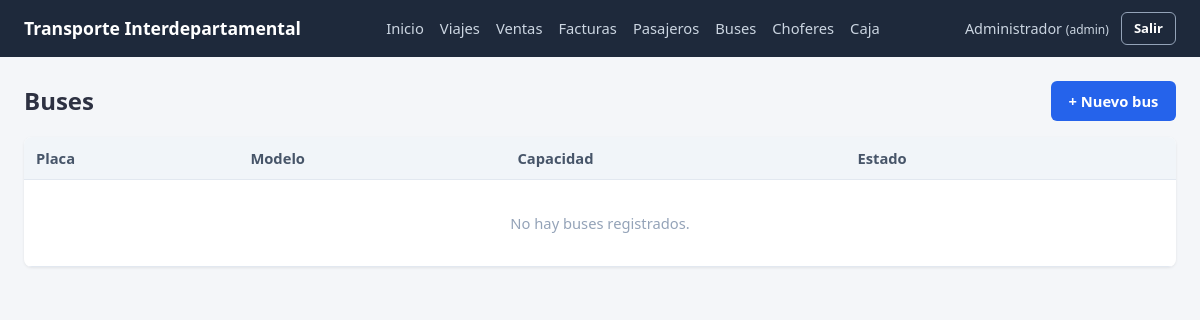
/buses/ (signed in), run on an earlier commit of the app's database.
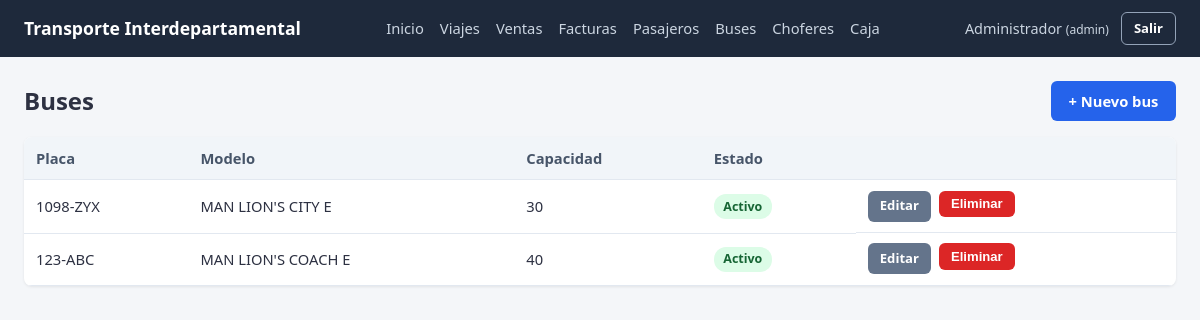
And on a later commit of the database.
### app/models/bus.py (models this page shows, shortened)
class Bus(db.Model):
    __tablename__ = "bus"
    id_bus = db.Column(db.Integer, primary_key=True, autoincrement=True)
    placa = db.Column(db.String(20), nullable=False, unique=True)
    modelo = db.Column(db.String(50), nullable=False)
    capacidad = db.Column(db.Integer, nullable=False)
    activo = db.Column(db.Boolean, nullable=False, default=True)
    asientos = db.relationship("Asiento", backref="bus", cascade="all, delete-orphan")
    viajes = db.relationship("Viaje", backref="bus")

### app/routes/buses.py (the view)
@buses_bp.route("/")
@login_required
def listar():
    buses = bus_service.listar_buses()
    return render_template("buses/listar.html", buses=buses)

### app/services/bus_service.py (called while the page is built)
def listar_buses():
    return Bus.query.order_by(Bus.id_bus.desc()).all()

### app/utils/auth.py (called while the page is built)
def login_required(view_func):
    @wraps(view_func)
    def wrapper(*args, **kwargs):
        if "id_usuario" not in session:
            flash("Debes iniciar sesión para continuar.", "warning")
            return redirect(url_for("auth.login"))
        return view_func(*args, **kwargs)
    return wrapper

### templates/buses/listar.html (shortened to what this page needs)
{% extends "base.html" %}
{% block content %}
<div class="mb-2" style="display:flex; justify-content:space-between; align-items:center;">
    <h2>Buses</h2>
    <a href="{{ url_for('buses.crear') }}" class="btn btn-primary">+ Nuevo bus</a>
</div>
<div class="table-wrapper">
    <table>
        <thead>
            <tr>
                <th>Placa</th>
                <th>Modelo</th>
                <th>Capacidad</th>
                <th>Estado</th>
                <th></th>
            </tr>
        </thead>
        <tbody>
            {% for bus in buses %}
            <tr>
                <td>{{ bus.placa }}</td>
                <td>{{ bus.modelo }}</td>
                <td>{{ bus.capacidad }}</td>
                <td>
                    {% if bus.activo %}
                    <span class="badge badge-success">Activo</span>
                    {% else %}
                    <span class="badge badge-gray">Inactivo</span>
                    {% endif %}
                </td>
                <td class="btn-group">
                    <a href="{{ url_for('buses.editar', id_bus=bus.id_bus) }}" class="btn btn-sm btn-secondary">Editar</a>
                    <form method="POST" action="{{ url_for('buses.eliminar', id_bus=bus.id_bus) }}" onsubmit="return confirmarAccion('¿Eliminar este bus?')">
                        <button type="submit" class="btn btn-sm btn-danger">Eliminar</button>
                    </form>
                </td>
            </tr>
            {% else %}
            <tr><td colspan="5" class="empty-state">No hay buses registrados.</td></tr>
            {% endfor %}
        </tbody>
    </table>
</div>
{% endblock %}

What changed in the data, as far as the page shows it:
added Bus: placa "1098-ZYX", modelo "MAN LION'S CITY E", capacidad "30", activo "Activo"
added Bus: placa "123-ABC", modelo "MAN LION'S COACH E", capacidad "40", activo "Activo"
Also different on the page:
text no longer shown: "No hay buses registrados."
